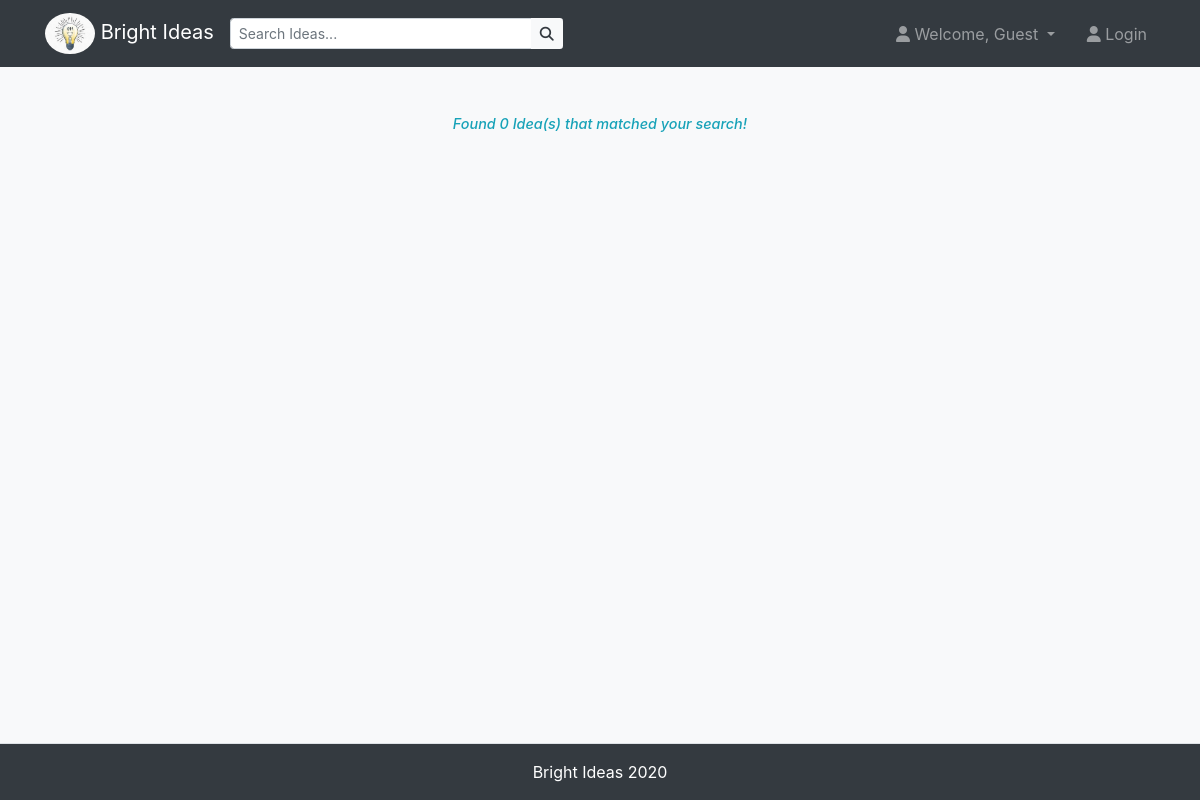
Before: /ideas/search with the older database file.
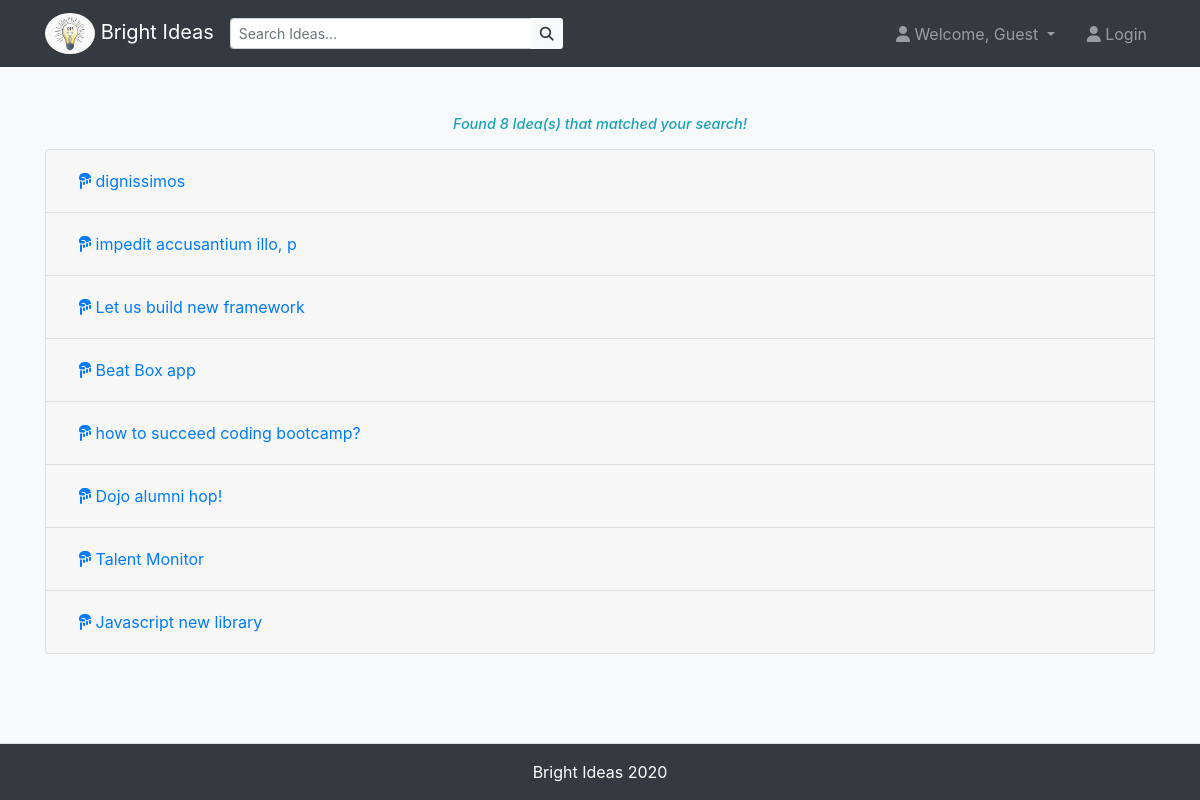
After: the same page with the newer database file.
### ideas/models.py (models this page shows)
class Post(models.Model):
  title = models.CharField(max_length=255)
  content = models.TextField()
  author = models.ForeignKey(User, related_name='posts', on_delete=models.CASCADE)
  who_likes = models.ManyToManyField(User, related_name='liked_posts')
  created_at = models.DateTimeField(auto_now_add=True)
  updated_at = models.DateTimeField(auto_now=True)
  objects = PostManager()

### ideas/views.py (the view)
# urls.py: path('search', views.search, name='search'),
def search(request):
  now = timezone.now()
  qs = Post.objects.all()
  title_contains = request.GET.get('title_contains')
  if title_contains != '' and title_contains is not None:
    qs = qs.filter(title__icontains=title_contains)
  context = {
      'queryset': qs
    }
  return render(request, 'ideas/search.html', context)

### templates/ideas/search.html (shortened to what this page needs)
{% extends 'ideas/base.html' %}
{% block body_block %}
 <div class="container mt-5">
  <h4 class="text-center text-info mb-3 font-italic figure-caption">Found {{queryset.count}} Idea(s) that matched your search!</h4>
  <div class="accordion" id="postModal">
    {% for post in queryset %}
      <div class="card">
        <div class="card-header" id="headingOne">
          <h2 class="mb-0">
            <button class="btn btn-link btn-block text-left" type="button" data-toggle="collapse" data-target="#collapse{{post.id}}" aria-expanded="true" aria-controls="collapseOne"><i class="fas fa-hand-point-down"></i> {{post.title}}</button>
          </h2>
        </div>
      </div>
    {% endfor %}
 </div>
{% endblock %}

### templates/ideas/base.html (shortened to what this page needs)
{% load static %}
<!DOCTYPE html>
<html lang="en">
<head>
  <link rel="stylesheet" href="https://stackpath.bootstrapcdn.com/bootstrap/4.5.1/css/bootstrap.min.css">
 <link rel="stylesheet" href="{% static 'ideas/style.css' %}">
</head>
<body class="bg-light">
  <div class="image-overlay">
  <nav class="navbar navbar-expand-md navbar-dark bg-dark py-2">
    <div class="container">
      <a href="{% url 'index'%}" class="navbar-brand"><img src="/static/ideas/images/lightbulb.jpg"  alt="" class="brand "> Bright Ideas</a>
      <form action="{% url 'ideas:search' %}" method="GET" class="input-group search_form">
        <input type="search" name="title_contains" class="form-control form-control-sm" placeholder="Search Ideas...">
        <div class="input-group-append">
          <button class="btn bg-light text-dark btn-sm"><i class="fas fa-search"></i></button>
        </div>
      </form>
      <div class="collapse navbar-collapse" id="navbarCollapse">
        <ul class="navbar-nav ml-auto">
          {% if user.is_authenticated %}
          <li class="nav-item dropdown mr-3">
            <a href="#" class="nav-link dropdown-toggle" data-toggle="dropdown">
              <i class="fas fa-user"></i> Welcome {{user.username}}
            </a>
            <div class="dropdown-menu">
              <a href="{% url 'ideas:profile'%}" class="dropdown-item">
                <i class="fas fa-user-circle"></i> Profile
              </a>
              <a href="{% url 'ideas:user_posts' %}" class="dropdown-item"><i class="fas fa-folder"></i> Posts
              </a>
            </div>
          </li>
          {% else %}
          <li class="nav-item dropdown mr-3">
            <a href="#" class="nav-link dropdown-toggle" data-toggle="dropdown">
              <i class="fas fa-user"></i> Welcome, Guest
            </a>
          </li>
          {% endif %}
          {% if user.is_authenticated %}
          <li class="nav-item">
            <a href="{% url 'user_logout'%}" class="nav-link">
              <i class="fas fa-user-times"></i> Logout
            </a>
          </li>
          {% else %}
          <li class="nav-item">
            <a href="{% url 'ideas:user_login'%}" class="nav-link">
              <i class="fas fa-user"></i> Login
            </a>
          </li>
          {% endif %}
        </ul>
      </div>
    </div>
  </nav>
    {% block body_block %}
    {% endblock %}
<footer class="footer bg-dark text-center text-white py-3 fixed-bottom border-top">
  <span>Bright Ideas 2020</span>
</footer>
  </div>
</body>
</html>

### static/ideas/style.css (style rules this page uses)
.brand { width: 50px; border-radius: 50%; }
@media (min-width: 1023px) { .search_form { width: 30% !important; } }

Changed rows visible on the page:
added Post: title "dignissimos"
added Post: title "impedit accusantium illo, p"
added Post: title "Let us build new framework"
added Post: title "Beat Box app"
added Post: title "how to succeed coding bootcamp?"
added Post: title "Dojo alumni hop!"
added Post: title "Talent Monitor"
added Post: title "Javascript new library"
Other visible differences:
{{ queryset.count }}: "0" → "8"
